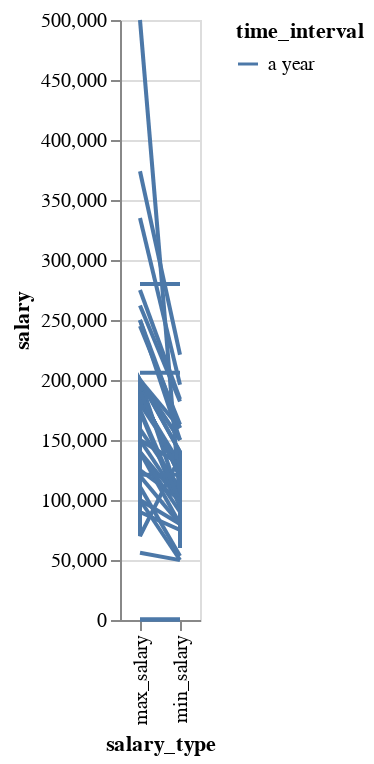

Notebook code cell kept with this figure:
### Code cell
import altair as alt

# # Melt the min_salary and max_salary columns into a single column
salary_long = pd.melt(salary, id_vars=['title', 'location','time_interval'], value_vars=['min_salary', 'max_salary'], var_name='salary_type', value_name='salary')


# Filter salary long so its only yearly salaries
salary_long = salary_long[salary_long['time_interval'] == 'a year']

alt.Chart(salary_long).mark_line().encode(
    x='salary_type:O',
    y='salary:Q',
    color='time_interval:N',
    detail = "title:N"
)

### Figure 1 — Vega-Lite specification as saved in the notebook (floating-point values rounded to 4 significant figures; data arrays with more than 128 entries replaced by an {"elided": "..."} marker saying what was removed)
{"config": {"view": {"continuousWidth": 400, "continuousHeight": 300}}, "data": {"name": "data-5463750ec1b0907aab682eb5f28dc09e"}, "mark": "line", "encoding": {"color": {"field": "time_interval", "type": "nominal"}, "detail": {"field": "title", "type": "nominal"}, "x": {"field": "salary_type", "type": "ordinal"}, "y": {"field": "salary", "type": "quantitative"}}, "$schema": "https://vega.github.io/schema/vega-lite/v4.17.0.json", "datasets": {"data-5463750ec1b0907aab682eb5f28dc09e": {"elided": "140 records"}}}
